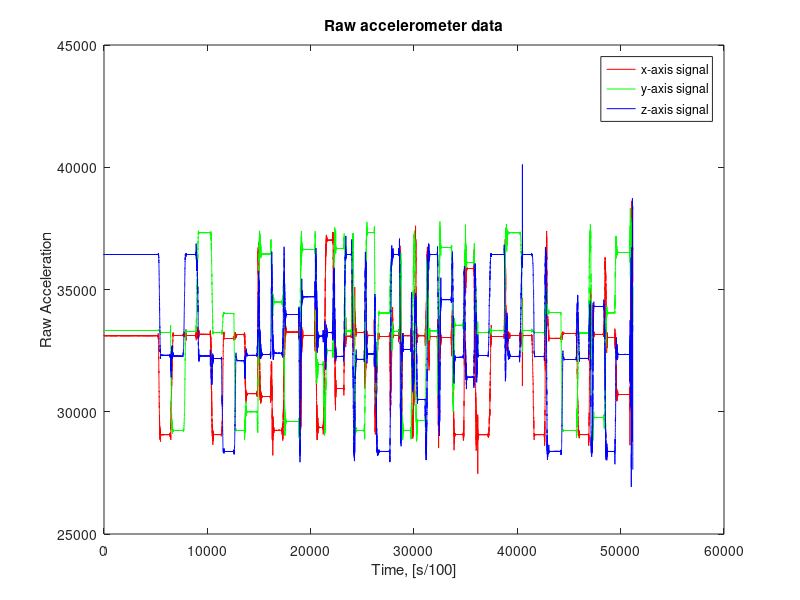
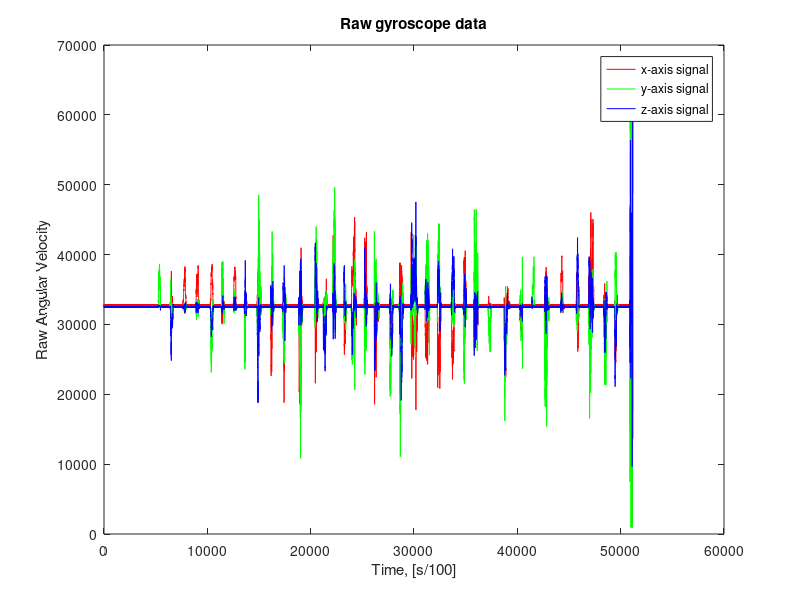
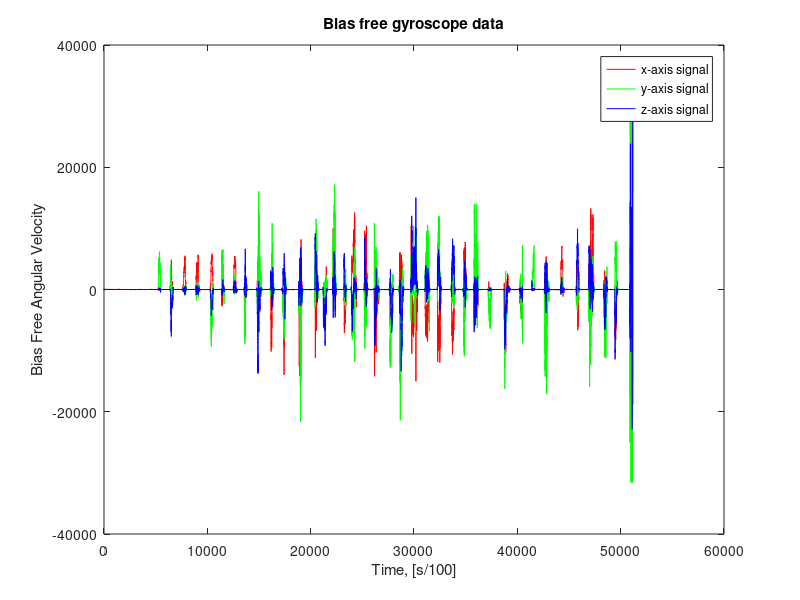

The MATLAB script that drew these images, in order:
clc; clear; close all

% Data Import

IMU0x2Dalpha = importdata("IMU0x2Dalpha.mat");
IMU0x2Domega = importdata("IMU0x2Domega.mat");

time = IMU0x2Domega(:,1)';

T_init = 50;
t_w = 2;
intervals = zeros(1, length(time));
intervals(1) = ((time(2) - time(1))/2) + time(1)/2;
intervals(2:length(intervals)) = time(2:length(time))-time(1:length(time)-1);
y = 2000*pi/180;
n = 16;
r = (2^n-1)/2/y;

E_acc = [1,0,0,0,1,0,0,0,1];
E_gyro = [1/r,0,0,0,1/r,0,0,0,1/r];

offset_acc_x = 33123;
offset_acc_y = 33276;
offset_acc_z = 32360;
offset_gyro_x = 32768;
offset_gyro_y = 32466;
offset_gyro_z = 32485;

total_sample = length(IMU0x2Domega(:,1));

omega_s = [IMU0x2Domega(:,2)';IMU0x2Domega(:,3)';IMU0x2Domega(:,4)'];
alpha_s = [IMU0x2Dalpha(:,2)';IMU0x2Dalpha(:,3)';IMU0x2Dalpha(:,4)'];

asdf = find(time <= 50, 1, 'last' );
offset_gyro = [mean(IMU0x2Domega(1:asdf,2));mean(IMU0x2Domega(1:asdf,3));mean(IMU0x2Domega(1:asdf,4))];
offset_acc = [mean(IMU0x2Dalpha(1:asdf,2));mean(IMU0x2Dalpha(1:asdf,3));mean(IMU0x2Dalpha(1:asdf,4))];

omega_s_biasfree = omega_s - offset_gyro;



% % 
figure
plot(IMU0x2Dalpha(:,2),'r')
hold on
plot(IMU0x2Dalpha(:,3),'g')
plot(IMU0x2Dalpha(:,4),'b')
title("Raw accelerometer data")
ylabel("Raw Acceleration"); xlabel("Time, [s/100]")
legend("x-axis signal","y-axis signal","z-axis signal")

figure
plot(IMU0x2Domega(:,2),'r')
hold on
plot(IMU0x2Domega(:,3),'g')
plot(IMU0x2Domega(:,4),'b')
title("Raw gyroscope data")
ylabel("Raw Angular Velocity"),xlabel("Time, [s/100]")
legend("x-axis signal","y-axis signal","z-axis signal")

figure
plot(omega_s_biasfree(1,:),'r')
hold on
plot(omega_s_biasfree(2,:),'g')
plot(omega_s_biasfree(3,:),'b')
title("Bias free gyroscope data")
ylabel("Bias Free Angular Velocity"),xlabel("Time, [s/100]")
legend("x-axis signal","y-axis signal","z-axis signal")